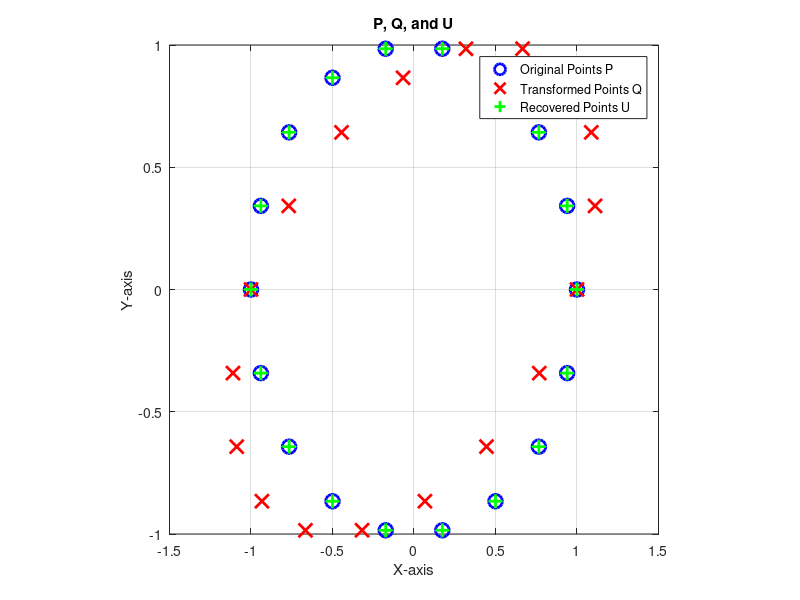

Recreate this plot in MATLAB.
% Clear workspace, command window, and close all figures
clc; clear; close all;

% Define angles 0 to 340 degrees in 20 degree increments
angles = 0:20:340;

% Convert degrees to radians for computation
radians = deg2rad(angles);

% Create points on a circle with radius 1
P = [cos(radians); sin(radians)];

%%%%%%% TODO %%%%%%%
% Refer to the lecture slide 36
% Define a transformation matrix T
% Matrix T must be 2x2 matrix
T = [1 0.5; 0 1]; 

% Apply the transformation to create Q
Q = T * P;

% Calculate U, which should be the same as P
% Use 'inv(matrix)' function
U = inv(T) * Q;
%%%%%%%%%%%%%%%%%%%%

% Visualize the points P, Q, and U on the same plot for comparison
figure;
plot(P(1, :), P(2, :), 'bo', 'LineWidth', 2, 'MarkerSize', 10, 'DisplayName', 'Original Points P');
hold on; % Hold on to plot additional points
plot(Q(1, :), Q(2, :), 'rx', 'LineWidth', 2, 'MarkerSize', 10, 'DisplayName', 'Transformed Points Q');
plot(U(1, :), U(2, :), 'g+', 'LineWidth', 2, 'MarkerSize', 10, 'DisplayName', 'Recovered Points U');
legend show; % Show legend to label point sets
axis square; % Equal scaling for both axes
grid on; % Enable grid
title('P, Q, and U');
xlabel('X-axis');
ylabel('Y-axis');
hold off; % Release the plot
